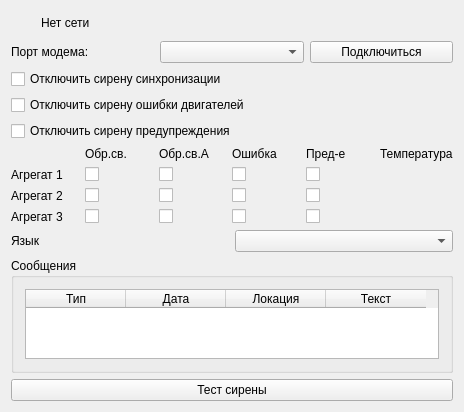
<?xml version="1.0" encoding="UTF-8"?>
<ui version="4.0">
 <class>MainWindow</class>
 <widget class="QMainWindow" name="MainWindow">
  <property name="windowModality">
   <enum>Qt::NonModal</enum>
  </property>
  <property name="geometry">
   <rect>
    <x>0</x>
    <y>0</y>
    <width>464</width>
    <height>400</height>
   </rect>
  </property>
  <property name="windowTitle">
   <string>Энергоблок</string>
  </property>
  <property name="windowIcon">
   <iconset resource="res.qrc">
    <normaloff>:/icon.png</normaloff>:/icon.png</iconset>
  </property>
  <widget class="QWidget" name="centralWidget">
   <layout class="QVBoxLayout" name="verticalLayout">
    <item>
     <layout class="QHBoxLayout" name="horizontalLayout_3">
      <item>
       <widget class="QLabel" name="lblSignalPower">
        <property name="minimumSize">
         <size>
          <width>24</width>
          <height>24</height>
         </size>
        </property>
        <property name="maximumSize">
         <size>
          <width>24</width>
          <height>24</height>
         </size>
        </property>
        <property name="text">
         <string/>
        </property>
        <property name="pixmap">
         <pixmap resource="res.qrc">:/connect0.png</pixmap>
        </property>
        <property name="scaledContents">
         <bool>true</bool>
        </property>
       </widget>
      </item>
      <item>
       <widget class="QLabel" name="lblOperator">
        <property name="text">
         <string>Нет сети</string>
        </property>
       </widget>
      </item>
     </layout>
    </item>
    <item>
     <layout class="QHBoxLayout" name="horizontalLayout_2">
      <item>
       <widget class="QLabel" name="label_2">
        <property name="text">
         <string>Порт модема:</string>
        </property>
       </widget>
      </item>
      <item>
       <widget class="QComboBox" name="cbPort"/>
      </item>
      <item>
       <widget class="QPushButton" name="pbConnectModem">
        <property name="text">
         <string>Подключиться</string>
        </property>
       </widget>
      </item>
     </layout>
    </item>
    <item>
     <widget class="QCheckBox" name="cbDisableSync">
      <property name="text">
       <string>Отключить сирену синхронизации</string>
      </property>
     </widget>
    </item>
    <item>
     <widget class="QCheckBox" name="cbDisableErrors">
      <property name="text">
       <string>Отключить сирену ошибки двигателей</string>
      </property>
     </widget>
    </item>
    <item>
     <widget class="QCheckBox" name="cbDisableWarnings">
      <property name="text">
       <string>Отключить сирену предупреждения</string>
      </property>
     </widget>
    </item>
    <item>
     <layout class="QGridLayout" name="gridLayout">
      <item row="0" column="2">
       <widget class="QLabel" name="label_6">
        <property name="text">
         <string>Обр.св.А</string>
        </property>
       </widget>
      </item>
      <item row="1" column="0">
       <widget class="QLabel" name="lblGEN1">
        <property name="text">
         <string>Агрегат 1</string>
        </property>
       </widget>
      </item>
      <item row="2" column="0">
       <widget class="QLabel" name="lblGEN2">
        <property name="text">
         <string>Агрегат 2</string>
        </property>
       </widget>
      </item>
      <item row="0" column="3">
       <widget class="QLabel" name="label_7">
        <property name="text">
         <string>Ошибка</string>
        </property>
       </widget>
      </item>
      <item row="1" column="1">
       <widget class="QCheckBox" name="cbG11">
        <property name="text">
         <string/>
        </property>
       </widget>
      </item>
      <item row="0" column="4">
       <widget class="QLabel" name="label_8">
        <property name="text">
         <string>Пред-е</string>
        </property>
       </widget>
      </item>
      <item row="0" column="1">
       <widget class="QLabel" name="label_5">
        <property name="text">
         <string>Обр.св.</string>
        </property>
       </widget>
      </item>
      <item row="1" column="2">
       <widget class="QCheckBox" name="cbG12">
        <property name="text">
         <string/>
        </property>
       </widget>
      </item>
      <item row="3" column="0">
       <widget class="QLabel" name="lblGEN3">
        <property name="text">
         <string>Агрегат 3</string>
        </property>
       </widget>
      </item>
      <item row="2" column="3">
       <widget class="QCheckBox" name="cbG23">
        <property name="text">
         <string/>
        </property>
       </widget>
      </item>
      <item row="1" column="4">
       <widget class="QCheckBox" name="cbG14">
        <property name="text">
         <string/>
        </property>
       </widget>
      </item>
      <item row="2" column="2">
       <widget class="QCheckBox" name="cbG22">
        <property name="text">
         <string/>
        </property>
       </widget>
      </item>
      <item row="2" column="4">
       <widget class="QCheckBox" name="cbG24">
        <property name="text">
         <string/>
        </property>
       </widget>
      </item>
      <item row="1" column="3">
       <widget class="QCheckBox" name="cbG13">
        <property name="text">
         <string/>
        </property>
       </widget>
      </item>
      <item row="2" column="1">
       <widget class="QCheckBox" name="cbG21">
        <property name="text">
         <string/>
        </property>
       </widget>
      </item>
      <item row="3" column="3">
       <widget class="QCheckBox" name="cbG33">
        <property name="text">
         <string/>
        </property>
       </widget>
      </item>
      <item row="3" column="1">
       <widget class="QCheckBox" name="cbG31">
        <property name="text">
         <string/>
        </property>
       </widget>
      </item>
      <item row="3" column="4">
       <widget class="QCheckBox" name="cbG34">
        <property name="text">
         <string/>
        </property>
       </widget>
      </item>
      <item row="3" column="2">
       <widget class="QCheckBox" name="cbG32">
        <property name="text">
         <string/>
        </property>
       </widget>
      </item>
      <item row="0" column="5">
       <widget class="QLabel" name="label">
        <property name="text">
         <string>Температура</string>
        </property>
       </widget>
      </item>
      <item row="1" column="5">
       <widget class="QLabel" name="lblTemp1">
        <property name="text">
         <string/>
        </property>
       </widget>
      </item>
      <item row="2" column="5">
       <widget class="QLabel" name="lblTemp2">
        <property name="text">
         <string/>
        </property>
       </widget>
      </item>
      <item row="3" column="5">
       <widget class="QLabel" name="lblTemp3">
        <property name="text">
         <string/>
        </property>
       </widget>
      </item>
     </layout>
    </item>
    <item>
     <layout class="QHBoxLayout" name="horizontalLayout">
      <item>
       <widget class="QLabel" name="label_4">
        <property name="text">
         <string>Язык</string>
        </property>
       </widget>
      </item>
      <item>
       <widget class="QComboBox" name="cbLanguage"/>
      </item>
     </layout>
    </item>
    <item>
     <widget class="QGroupBox" name="groupBox">
      <property name="title">
       <string>Сообщения</string>
      </property>
      <layout class="QVBoxLayout" name="verticalLayout_2">
       <item>
        <widget class="QTableWidget" name="twEvents">
         <property name="dragDropOverwriteMode">
          <bool>false</bool>
         </property>
         <attribute name="verticalHeaderVisible">
          <bool>false</bool>
         </attribute>
         <column>
          <property name="text">
           <string>Тип</string>
          </property>
         </column>
         <column>
          <property name="text">
           <string>Дата</string>
          </property>
         </column>
         <column>
          <property name="text">
           <string>Локация</string>
          </property>
         </column>
         <column>
          <property name="text">
           <string>Текст</string>
          </property>
         </column>
        </widget>
       </item>
      </layout>
     </widget>
    </item>
    <item>
     <widget class="QPushButton" name="btnTest">
      <property name="text">
       <string>Тест сирены</string>
      </property>
     </widget>
    </item>
   </layout>
  </widget>
 </widget>
 <layoutdefault spacing="6" margin="11"/>
 <resources>
  <include location="res.qrc"/>
 </resources>
 <connections/>
</ui>
